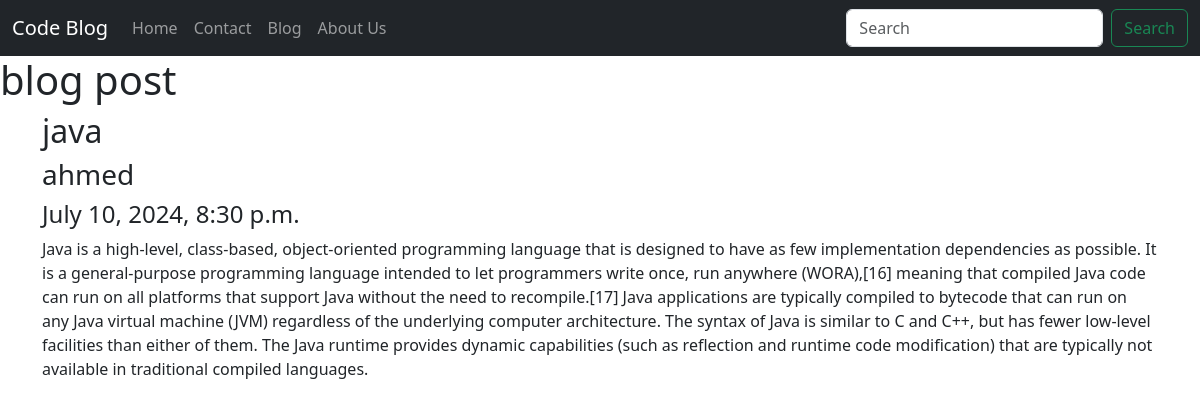
The app's page /blog/java with its own data.
### blog/models.py (models this page shows, shortened)
class Posts(models.Model):
    sno = models.AutoField(primary_key=True)
    title = models.CharField(max_length=50)
    content = models.TextField()
    author = models.CharField(max_length=15)
    slug = models.CharField(max_length=50)
    timeStamp = models.DateTimeField(default=timezone.now, blank=True)

### blog/views.py (the view)
# urls.py: path("<str:slug>", views.blogpost,name="blogpost"),
def blogpost(request,slug):
    post = Posts.objects.filter(slug=slug).first()
    context = {"post":post}
    return render(request,"blog/blogpost.html",context)

### templates/blog/blogpost.html (shortened to what this page needs)
{% extends "home/base.html" %}
{% block name %}blog post{% endblock %}
{% block body %}
<div class="container">
    <h2>{{post.title}}</h2>
    <h3>{{post.author}}</h3>
    <h4>{{post.timeStamp}}</h4>
    <p>
        {{post.content}}
    </p>
</div>
{% endblock %}

### records on screen
Posts: title "java", author "ahmed", timeStamp "July 10, 2024, 8:30 p.m.", content "Java is a high-level, class-based, object-oriented programming language that is designed to have as few implementation dependencies as possible. It is a general-purpose programming language intended to let programmers write once, run anywhere (WORA),[16] meaning that compiled Java code can run on all platforms that support Java without the need to recompile.[17] Java applications are typically compiled to bytecode that can run on any Java virtual machine (JVM) regardless of the underlying computer architecture. The syntax of Java is similar to C and C++, but has fewer low-level facilities than either of them. The Java runtime provides dynamic capabilities (such as reflection and runtime…"
